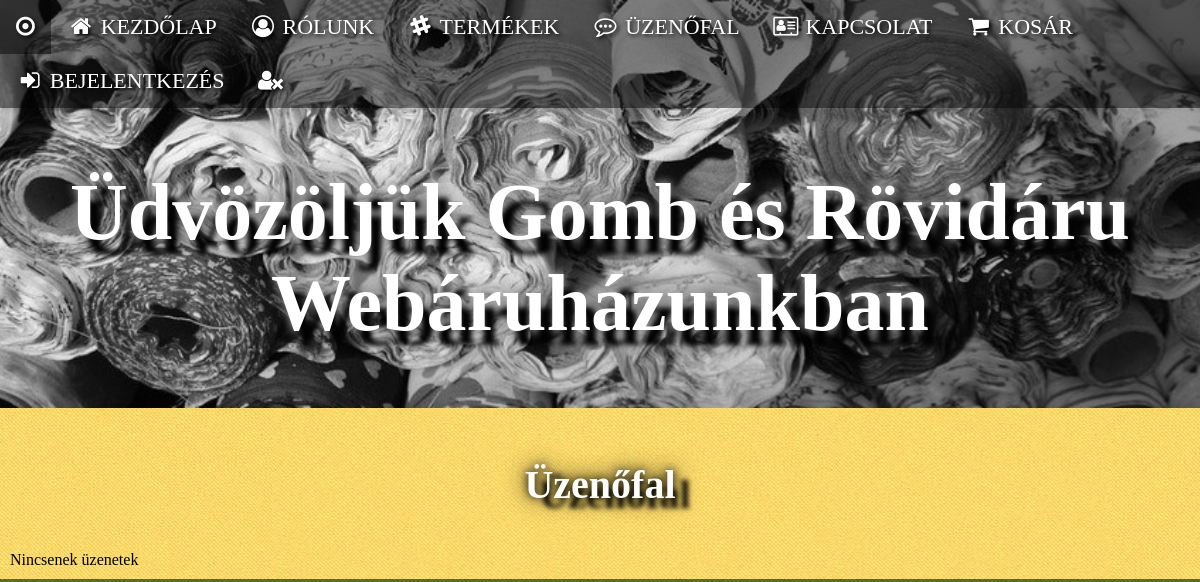
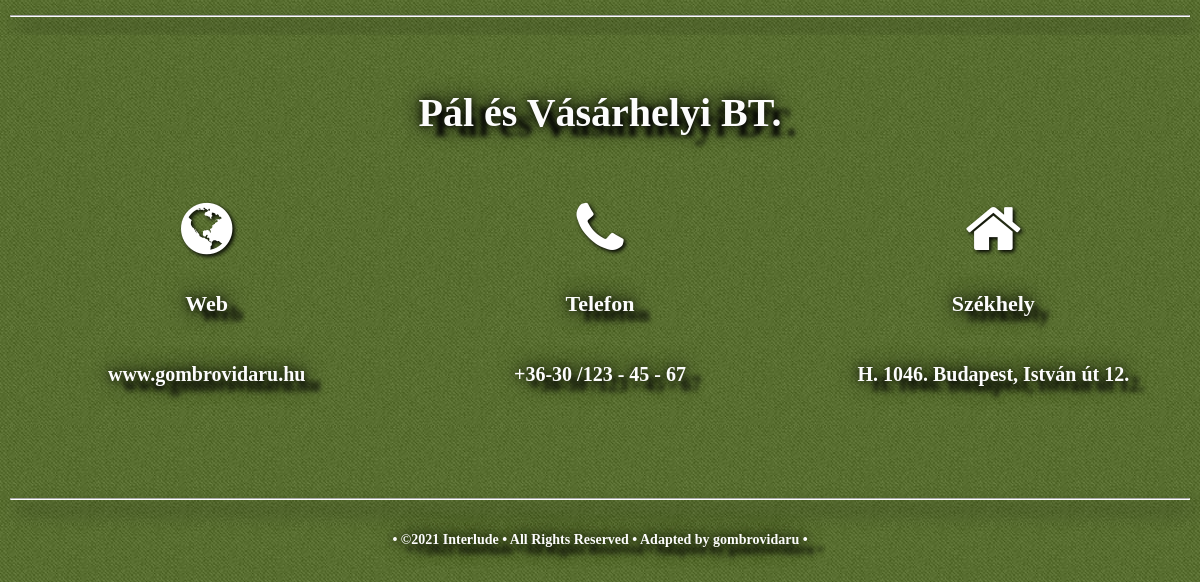
The page /Front-End/uzenofal.php on the database as committed earlier (2 pictures, top to bottom).
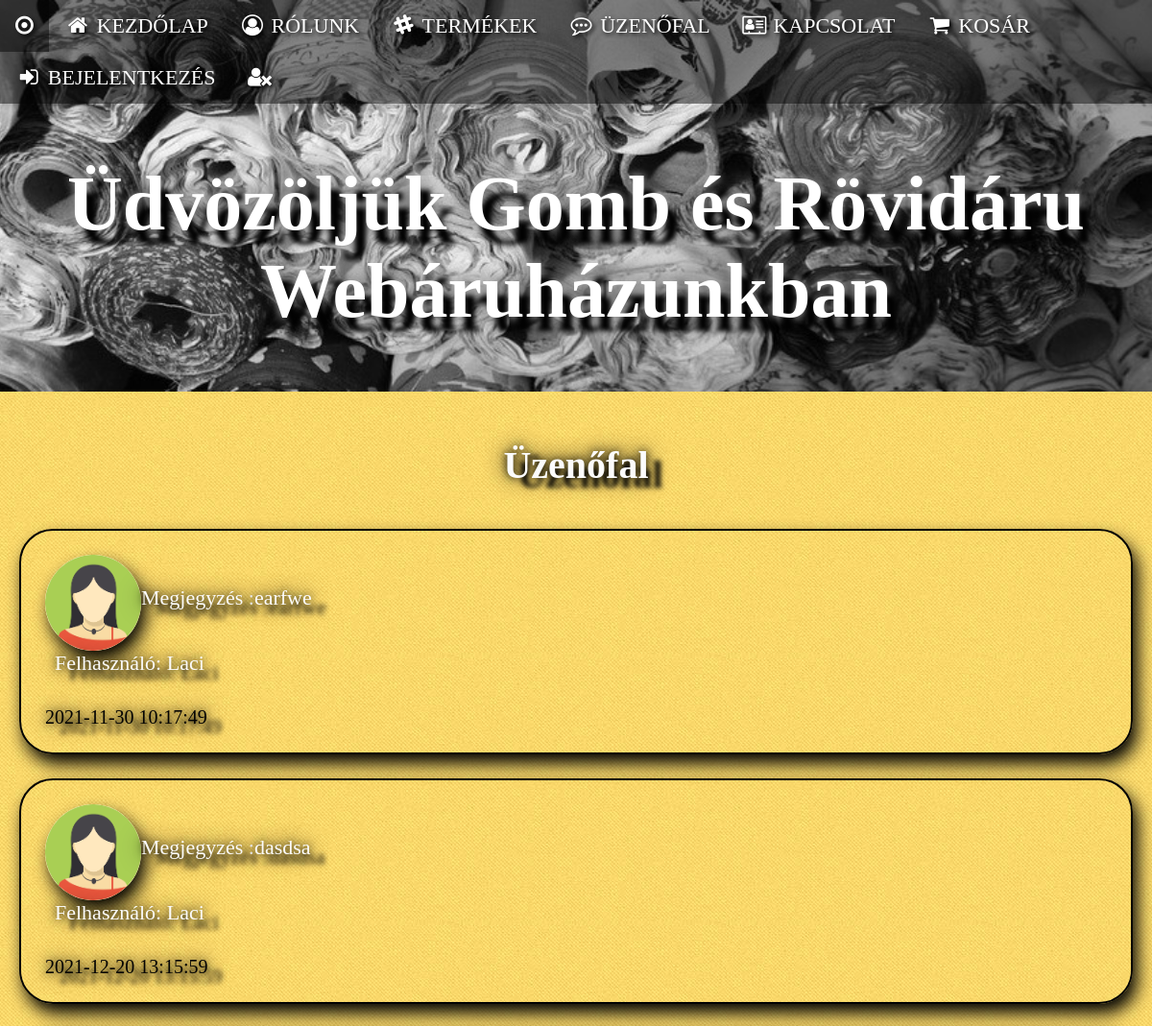
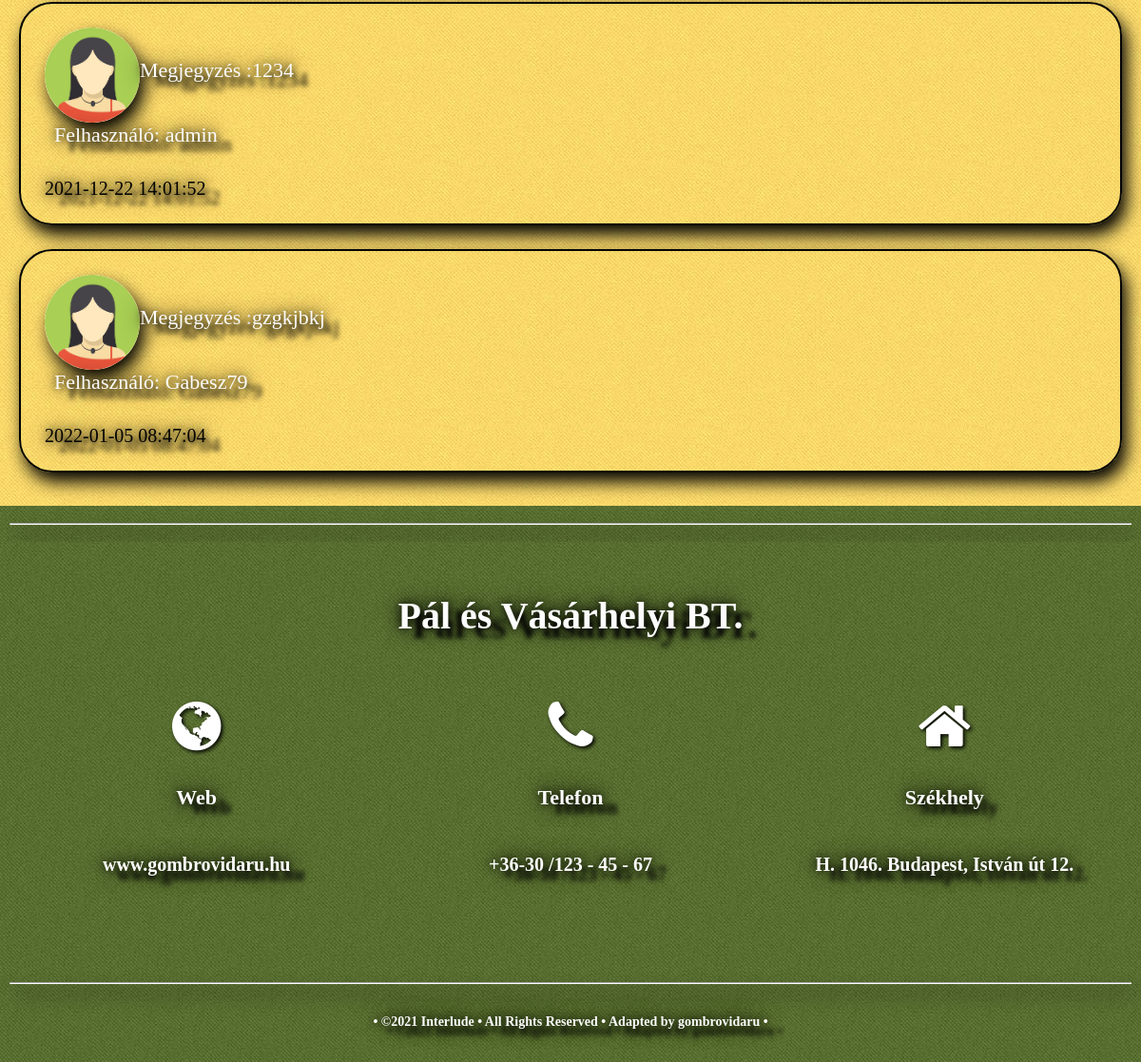
The same page on the database as committed later (2 pictures, top to bottom).
### tables this page shows
CREATE TABLE `Bejegyzes` (
  `Bejegyzes_ID` int(11) NOT NULL,
  `Neve` varchar(20) NOT NULL,
  `Emailcim` text NOT NULL,
  `Uzenet` varchar(1000) NOT NULL,
  `Datum` timestamp NOT NULL DEFAULT current_timestamp() ON UPDATE current_timestamp()
);

### Front-End/uzenofal.php (the view, shortened to what this page needs)
<!DOCTYPE html>
<html>
<link href="css/style.css" rel="stylesheet" type="text/css"/>
<link rel="stylesheet" href="https://cdnjs.cloudflare.com/ajax/libs/font-awesome/4.7.0/css/font-awesome.min.css">
<body>
<?php include "./header.php" ?>
<div id="content">
    <div id="box_2">
        <h2>Üzenőfal</h2>
            <?php
            require_once 'php/dbhandler.php';
            $sql = "SELECT Uzenet, Datum, Neve FROM Bejegyzes";
            $result = $conn->query($sql);
            if ($result->num_rows > 0) {
              while($row = $result->fetch_assoc()) {
                echo '<div class="container darker">'.
                '<img src="images/avatar2.png" alt="Avatar" class="left">'.
                '<p class="left">'."Megjegyzés :". $row["Uzenet"].'</p>'.
                '<p class="left">'. "Felhasználó: ". $row["Neve"].'</p>'.
                '<span class="time-left">'. $row["Datum"]. '</span>'.
                '</div>';
              }
            } else {
              echo "Nincsenek üzenetek";
            }
            ?>
    </div>
    <div id="box_1">
        <hr>
    </div>
</div>
<?php include "./footer.php" ?>
</body>
</html>

### Front-End/header.php (shortened to what this page needs)
<div id="header_kezdolap">
    <div class="topnav" id="myTopnav">
        <a class="logo" href="kezdolap.php"><i class="fa fa-dot-circle-o" aria-hidden="true"></i></a>
        <a class="" href="kezdolap.php"><i class="fa fa-fw fa-home"></i> KEZDŐLAP</a>
        <a href="rolunk.php"><i class="fa fa-fw fa-user-circle-o"></i> RÓLUNK</a>
        <a href="termekek.php"><i class="fa fa-fw fa-slack"></i> TERMÉKEK</a>
        <a href="uzenofal.php"><i class="fa fa-fw fa-commenting-o"></i> ÜZENŐFAL</a>
        <a href="kapcsolat.php"><i class="fa fa-fw fa-vcard-o"></i> KAPCSOLAT</a>
        <a href="kosar.php"><i class="fa fa-fw fa-shopping-cart"></i> KOSÁR</a>
        <?php
        if (isset($_SESSION["useruid"]))
        {
            echo '<a href=""><i class="fa fa-fw fa-user"></i>';
            echo '<a href="php/00_kijelentkezes.php"><i class="fa fa-fw fa-sign-in"></i> KIJELENTKEZÉS</a>';
        }
        else
        {
            echo '<a href="bejelentkezes.php"><i class="fa fa-fw fa-sign-in"></i> BEJELENTKEZÉS</a>';
            echo '<a href=""><i class="fa fa-fw fa-user-times"></i>';
        }
        ?>
    </div>
    <div class="pic">
        <div class="centered">
            <marquee behavior="scroll" direction="left"
                     onmouseover="this.stop();"
                     onmouseout="this.start();"><h1>Üdvözöljük Gomb és Rövidáru Webáruházunkban</h1>
            </marquee>
        </div>
    </div>
</div>

### Front-End/footer.php (shortened to what this page needs)
<div id="footer">
    <div id="box_1">
        <h2> Pál és Vásárhelyi BT.</h2>
        <div class="flex-container">
            <div class="flex-item">
                <a href="index.php" target="_blank" rel="noopener"> <i class="fa fa-globe"
                                                                       style="font-size:60px;color:white;text-shadow:2px 2px 4px #000000;"></i></a>
                <h3>Web</h3>
                <h4>www.gombrovidaru.hu</h4>
            </div>
            <div class="flex-item">
                <a><i class="fa fa-phone" style="font-size:60px;color:white;text-shadow:2px 2px 4px #000000;"></i></a>
                <h3>Telefon</h3>
                <h4 >+36-30 /123 - 45 - 67</h4>
            </div>
            <div class="flex-item">
                <a href="https://www.google.com/maps/place/Budapest,+Istv%C3%A1n+%C3%BAt+12,+1041/@47.5610963,19.087483,17z/data=!3m1!4b1!4m5!3m4!1s0x4741da36e2c14bf1:0xeb4c96c4aabc8193!8m2!3d47.5610963!4d19.0896717"
                   target="_blank" rel="noopener"><i class="fa  fa-home" style="font-size:60px;color:white;text-shadow:2px 2px 4px #000000;"></i></a>
                <h3>Székhely</h3>
                <h4>H. 1046. Budapest, István út 12.<h4>
            </div>
        </div>
        <hr>
        <div class="btncontainer">
            <div class="btnvertical-center">
                <h3>• ©2021 Interlude • All Rights Reserved • Adapted by gombrovidaru •</h3>
            </div>
        </div>
    </div>
</div>

### Front-End/css/style.css (style rules this page uses)
body, html { background-image:url('../images/img00.jpg'); padding: 0px; margin: 0px; }
div#header_kezdolap { padding: 0px; background-image:url('../images/img09.jpg'); background-position: center; background-repeat: no-repeat; background-size: cover; clear: both; height: auto; }
div#header_kezdolap .pic { height: 300px; }
.pic { position: relative; text-align: center; color: white; font-size: 40px; text-shadow: 10px 15px 5px #030303, 0 0 25px rgb(3, 3, 3), 0 0 10px rgb(252, 252, 252); }
.centered { position: absolute; top: 50%; left: 50%; width:100% ; transform: translate(-50%, -50%); }
.topnav { background-color: rgba(3, 3, 3, 0.47); overflow: hidden; }
.topnav a { float: left; display: block; text-align: center; padding: 14px 16px; text-decoration: none; font-size: 22px; color: white; text-shadow: 2px 2px 4px #000000; }
img { margin: 0px; border-radius: 35px; box-shadow: 5px 10px 18px #030303; }
div#content { background-image:url('../images/img00.jpg'); }
div#box_1 { background-image:url('../images/img02.jpg'); margin: 0px; padding: 10px; background-color: #fcfcfc; }
div#box_2 { background-image:url('../images/img01.jpg'); margin: 0px; padding: 10px; background-color: #fcfcfc; }
div#box_1 h2, div#box_2 h2, div#box_3 h2 { text-align: center; padding: 10px; color: #fcfcfc; font-size: 40px; text-shadow: 15px 10px 5px #030303, 0 0 25px rgb(3, 3, 3), 0 0 10px rgb(3, 3, 3); }
div#box_1 p, div#box_2 p, div#box_3 p { font-size: 22px; padding: 10px; color: #fcfcfc; text-shadow: -1px 0 black, 0 1px black, 1px 0 black, 0 -1px black; text-shadow: 15px 10px 5px #030303, 0 0 25px rgb(3, 3, 3), 0 0 10px rgb(3, 3, 3); }
hr { background-color: rgb(252, 252, 252); color: #fcfcfc; box-shadow: 5px 10px 18px #030303; border-radius: 35px; border-color: #fcfcfc; }
.flex-container { display: flex; flex-wrap: wrap; text-align: center; }
.flex-item { flex: 33%; padding: 20px; }
.flex-item h3 { text-align: center; font-size:22px; padding: 10px; color: #fcfcfc; text-shadow: -1px 0 black, 0 1px black, 1px 0 black, 0 -1px black; text-shadow: 15px 10px 5px #030303, 0 0 25px rgb(3, 3, 3), 0 0 10px rgb(3, 3, 3); }
.flex-item h4 { text-align: center; font-size: 20px; padding: 10px; color: #fcfcfc; text-shadow: -1px 0 black, 0 1px black, 1px 0 black, 0 -1px black; text-shadow: 15px 10px 5px #030303, 0 0 25px rgb(3, 3, 3), 0 0 10px rgb(3, 3, 3); }
div#footer { padding: 0px; background-image:url('../images/img01.jpg'); clear: both; width: 100%; height:80px; color: #fcfcfc; }
.btncontainer { position: relative; }
.btnvertical-center { display: flex; justify-content: center; align-items: center; }
.btncontainer h3 { text-align: center; font-size:14px; padding: 10px; color: #fcfcfc; text-shadow: -1px 0 black, 0 1px black, 1px 0 black, 0 -1px black; text-shadow: 15px 10px 5px #030303, 0 0 25px rgb(3, 3, 3), 0 0 10px rgb(3, 3, 3); }
* { box-sizing: border-box }
.container { padding: 16px; }
a { color: #fcfcfc; text-shadow: 0 0 10px rgba(252, 252, 252, 0.35), 0 0 5px #030303; }
.container { border: 1px solid #030303; background-color: rgba(3, 3, 3, 0); padding: 25px; margin: 10px 10px 25px 10px; font-size: 20px; box-shadow: 5px 10px 18px #030303; border-radius: 35px; }
.container p { text-align: left; width: auto; font-size: 25px; border-radius: 35px; }
.darker { border: 2px solid #030303; background-color: rgba(3, 3, 3, 0); }
.container::after { content: ""; clear: both; display: table; }
.container img { margin: auto; width: 100%; height: 100%; float: left; max-width: 100px; border-radius: 50%; }
.time-left { float: left; color: rgb(3, 3, 3); text-shadow: 15px 10px 5px #030303, 0 0 25px rgb(3, 3, 3), 0 0 10px rgb(3, 3, 3); }

Rows that differ between the two databases and show on the page:
added bejegyzes: Uzenet "earfwe", Neve "Laci", Datum "2021-11-30 10:17:49"
added bejegyzes: Uzenet "dasdsa", Neve "Laci", Datum "2021-12-20 13:15:59"
added bejegyzes: Uzenet "1234", Neve "admin", Datum "2021-12-22 14:01:52"
added bejegyzes: Uzenet "gzgkjbkj", Neve "Gabesz79", Datum "2022-01-05 08:47:04"
Other text that changed with them:
text no longer shown: "Nincsenek üzenetek"
